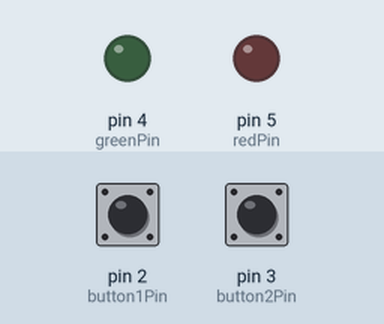
Bench run of a sketch on a simulated Arduino Uno, built with avr-gcc and run on an emulated ATmega328P. Parts: output pins drawn as LEDs (lit = HIGH). Inputs (shaded band) come from the test bench; at power-on: pin 2 (button1Pin) HIGH, pin 3 (button2Pin) HIGH.

Above: at 1.2 s.
1.3 s: pin 2 (button1Pin) pulled LOW for 0.15 s
At 1.72 s:
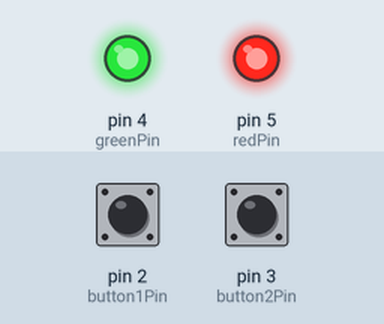
4.3 s: pin 3 (button2Pin) pulled LOW for 0.15 s
At 4.7 s:
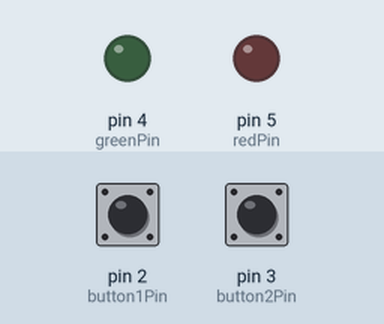
5.9 s: pin 3 (button2Pin) pulled LOW for 1 s
At 6.02 s:
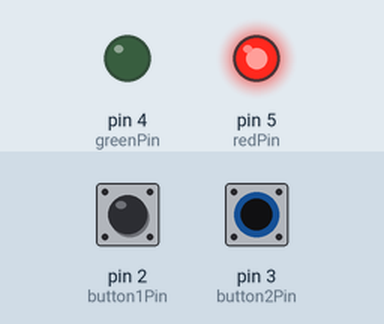
8.9 s: pin 3 (button2Pin) pulled LOW for 3.2 s
At 9.4 s:
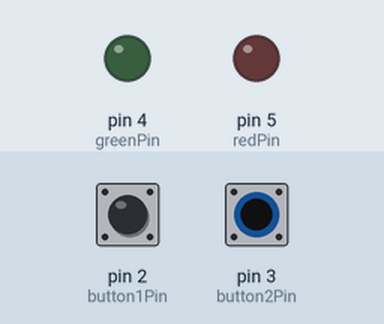
Timing chart, 0 to 11.9 s (numbered marks = the images above; inputs shaded):
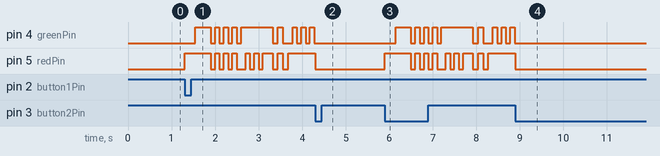

The sketch:

Lab2_Question2_3210.ino
```cpp
//Global & constant Variables//
const int button1Pin = 2;
const int button2Pin = 3;
const int redPin   = 5;
const int greenPin = 4;

volatile int running = 0;
volatile unsigned long lastUs = 0;

int stepIndex = 0;

void setLeds(int r, int g)
{
  //write pins//
  digitalWrite(redPin, r);
  digitalWrite(greenPin, g);
}

void toggleRunIsr()
{
  //taking it from Q1//
  unsigned long now = micros();
  if (now - lastUs > 20000)
  {
    running = !running;
    lastUs = now;
  }
}

//wait time//
void waitMs(int ms)
{
  for (int i = 0; i < ms; i += 10)
  {
    if (!running) return;
    delay(10);
  }
}

//simulating Blue//
void doStep(int s)
{
  if (s == 0)
  {
    //red//
    setLeds(HIGH, LOW);
    waitMs(250);
  }
  else if (s == 1)
  {
    //red & green//
    setLeds(HIGH, HIGH);
    waitMs(250);
  }
  else if (s == 2)
  {
    //RGB//
    for (int i = 0; i < 4 && running; i++)
    {
      setLeds(HIGH, HIGH);
      delay(100);
      setLeds(LOW, LOW);
      delay(100);
    }
  }
  else if (s == 3)
  {
    //green & blue//
    for (int i = 0; i < 3 && running; i++)
    {
      setLeds(LOW, HIGH);
      delay(100);
      setLeds(HIGH, HIGH); //flash red//
      delay(100);
    }
  }
  else if (s == 4)
  {
    //blue//
    for (int i = 0; i < 2 && running; i++)
    {
      setLeds(HIGH, HIGH);
      delay(120);
      setLeds(LOW, LOW);
      delay(120);
    }
  }
  else if (s == 5)
  {
    //red & blue//
    for (int i = 0; i < 3 && running; i++)
    {
      setLeds(HIGH, LOW);
      delay(100);
      setLeds(HIGH, HIGH); //gren flash//
      delay(100);
    }
  }
}

void setup()
{
  pinMode(button1Pin, INPUT_PULLUP);
  pinMode(button2Pin, INPUT_PULLUP);

  pinMode(redPin, OUTPUT);
  pinMode(greenPin, OUTPUT);

  setLeds(LOW, LOW);

  //using falling to detect high to low//
  attachInterrupt(digitalPinToInterrupt(button1Pin), toggleRunIsr, FALLING);
  attachInterrupt(digitalPinToInterrupt(button2Pin), toggleRunIsr, FALLING);
}

void loop()
{
  if (!running)
  {
    setLeds(LOW, LOW);
    stepIndex = 0;
    return;
  }

  //run sequence//
  doStep(stepIndex);

  stepIndex++;
  if (stepIndex > 5) stepIndex = 0;
}
```

Measured:
- after the input at 1.3 s, pin 4 (greenPin): LOW → HIGH after 0.25 s, → LOW 0.35 s later, → HIGH 0.10 s later, → LOW 0.10 s later, … (18 changes in this stretch); pin 5 (redPin): LOW → HIGH at once, → LOW 0.60 s later, → HIGH 0.10 s later, → LOW 0.10 s later, … (17 changes in this stretch)
- after the input at 4.3 s, pin 4 (greenPin): stops changing and stays LOW
- after the input at 5.9 s, pin 4 (greenPin): LOW → HIGH after 0.25 s, → LOW 0.35 s later, → HIGH 0.10 s later, → LOW 0.10 s later, … (18 changes in this stretch); pin 5 (redPin): LOW → HIGH at once, → LOW 0.60 s later, → HIGH 0.10 s later, → LOW 0.10 s later, … (17 changes in this stretch)
- after the input at 8.9 s, pin 4 (greenPin): stops changing and stays LOW
